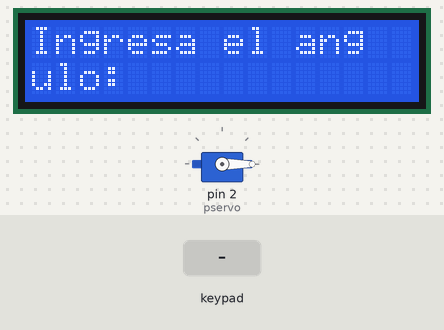
Recording of a sketch running on a simulated Arduino Uno, built with avr-gcc and run on an emulated ATmega328P. On the bench: servo, 16×2 character LCD. Inputs (shaded band) come from the test bench.

Above: at 1.2 s.
1.3 s: key '1' pressed
At 1.8 s:
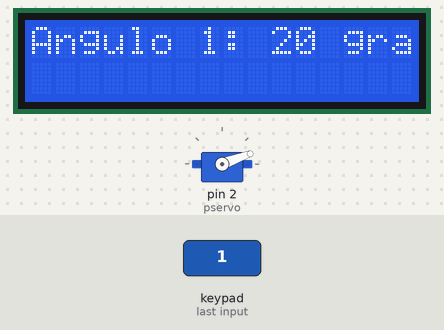
4.3 s: keypad keys 6 5 4 3 pressed 0.4 s apart
At 6.4 s:
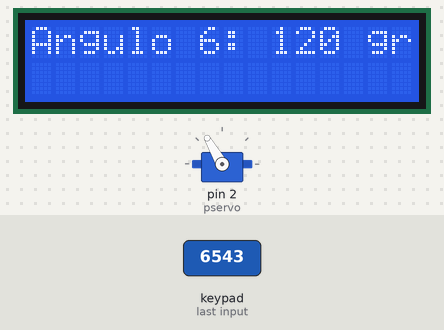
17.9 s: key '2' pressed
At 20.8 s:
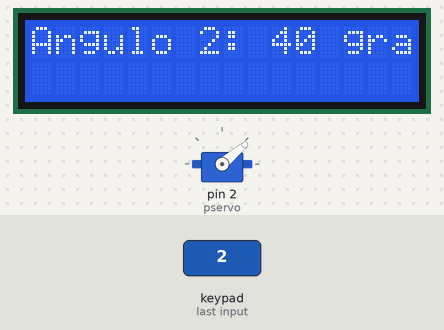
20.9 s: key '7' pressed
23.9 s: key '8' pressed
26.9 s: key '9' pressed
At 33.7 s:
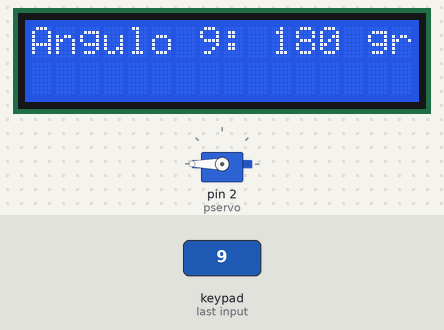
Timing chart, 0 to 35.2 s (numbered marks = the images above; inputs shaded):
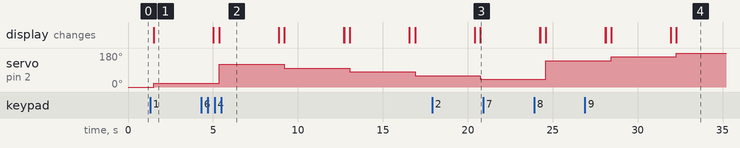

Measured:
- after the input at 1.3 s, servo on pin 2 (pservo): 0° → 20° after 0.21 s; the display: changes after 0.21 s (image 1)
- after the input at 4.3 s, servo on pin 2 (pservo): 20° → 120° after 1.1 s, → 100° 3.8 s later, → 80° 3.8 s later, → 60° 3.8 s later
- after the input at 17.9 s, servo on pin 2 (pservo): 60° → 40° after 2.8 s
- after the input at 20.9 s, every drawn part: stays the same

The sketch:

practica_3_o_o.ino
```cpp
//Servo
#include <Servo.h>
#define pservo 2

//LCD
#include <LiquidCrystal_I2C.h>
//Crear el objeto lcd  dirección  0x3F y 16 columnas x 2 filas
LiquidCrystal_I2C lcd(0x27,16,2);  //

//Teclado
#include <Keypad.h>
const byte filas = 4;
const byte columnas = 4;
byte pinesFilas[]  = {10,9,8,7};
byte pinesColumnas[] = {6,5,4,3};
char teclas[4][4] = {{'1','2','3','A'},
                     {'4','5','6','B'},
                     {'7','8','9','C'},
                     {'*','0','#','D'}};
Keypad teclado1 = Keypad( makeKeymap(teclas), pinesFilas, pinesColumnas, filas, columnas);

Servo servo1;
//char angle=200;
void setup() {
  servo1.attach(pservo);
  servo1.write(0);
  Serial.begin(9600);
  // Inicializar el LCD
  lcd.init();
  //Encender la luz de fondo.
  lcd.backlight();
}

void loop() {
  lcd.print("Ingresa el ang");
  lcd.setCursor(0,1);
  lcd.print("ulo: ");
  char angle = teclado1.getKey();
  while(angle == NO_KEY)
  {
    angle = teclado1.getKey();
    delay(100);
  }
  lcd.print(angle);
  lcd.clear();
  switch(angle){
    case '0':
    {
      lcd.setCursor(0,0);
      lcd.print("Angulo 0: 0 grados");
      servo1.write(0);
      break;
    }
    case '1':
    {
      lcd.setCursor(0,0);
      lcd.print("Angulo 1: 20 grados");
      servo1.write(20);
      break;
    }
    case '2':
    {
      lcd.setCursor(0,0);
      lcd.print("Angulo 2: 40 grados");
      servo1.write(40);
      break;
    }
    case '3':
    {
      lcd.setCursor(0,0);
      lcd.print("Angulo 3: 60 grados");
      servo1.write(60);
      break;
    }
    case '4':
    {
      lcd.setCursor(0,0);
      lcd.print("Angulo 4: 80 grados");
      servo1.write(80);
      break;
    }
    case '5':
    {
      lcd.setCursor(0,0);
      lcd.print("Angulo 5: 100 grados");
      servo1.write(100);
      break;
    }
    case '6':
    {
      lcd.setCursor(0,0);
      lcd.print("Angulo 6: 120 grados");
      servo1.write(120);
      break;
    }
    case '7':
    {
      lcd.setCursor(0,0);
      lcd.print("Angulo 7: 140 grados");
      servo1.write(140);
      break;
    }
    case '8':
    {
      lcd.setCursor(0,0);
      lcd.print("Angulo 8: 160 grados");
      servo1.write(160);
      break;
    }
    case '9':
    {
      lcd.setCursor(0,0);
      lcd.print("Angulo 9: 180 grados");
      servo1.write(180);
      break;
    }

  }
  delay(3500);
  lcd.clear();
  lcd.setCursor(0,0);
}
```
